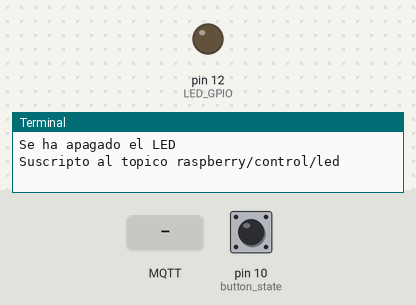
Bench run of a program on a simulated Raspberry Pi (header pin numbers). On the bench: output pins drawn as LEDs (lit = HIGH), the last lines printed to the terminal. The inputs (shaded band) are chosen by the test bench; at power-on: pin 10 (button_state) HIGH. No MQTT or app messages arrive unless stated.

Above: at 1.3 s.
1.4 s: MQTT message "ON" arrives on the first subscribed topic
At 2.5 s:
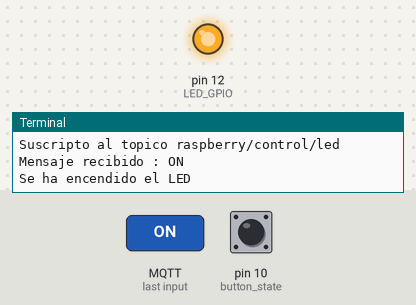
7.0 s: MQTT message "OFF" arrives on the first subscribed topic
At 8.0 s:
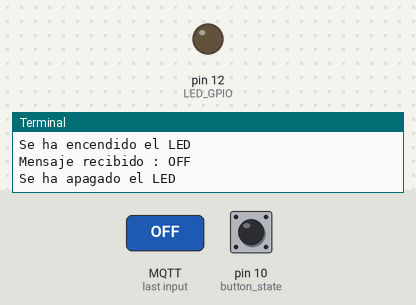
8.5 s: MQTT message "TOGGLE" arrives on the first subscribed topic
At 9.1 s:
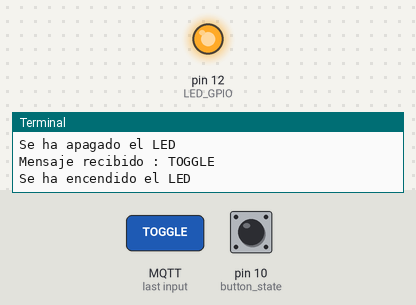
Timing chart, 0 to 11.0 s (numbered marks = the images above; inputs shaded):
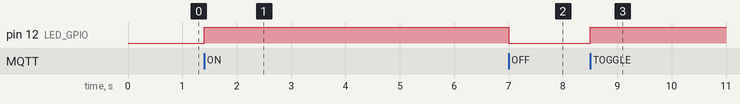

Measured:
- after the input at 1.4 s, pin 12 (LED_GPIO): LOW → HIGH at once
- after the input at 7.0 s, pin 12 (LED_GPIO): HIGH → LOW at once
- after the input at 8.5 s, pin 12 (LED_GPIO): LOW → HIGH at once

The program:

main.py
```python
from mqtt_client import connect, disconnect, publicar, suscribirse
from io_system import handle_led, io_init, press_button_callback, release_button_callback
from events_system import register_event, dispatch
import RPi.GPIO as GPIO # Libreria de entradas y salidas de raspberry

# Inicializacion de entradas y salidas
io_init()

# Registro de eventos
register_event("pressed_button", publicar)
register_event("released_button", publicar)
register_event("control_received", handle_led)

# Inicializacion del cliente
cliente = connect()
suscribirse(cliente)

# Super-loop
while(True):

    #Deteccion de flancos sobre el boton
    if GPIO.event_detected(10):
        button_state = GPIO.input(10)

        # Llamado a funciones manejadoras
        if button_state == False:
            press_button_callback(cliente)
        else:
            release_button_callback(cliente)
    #
```

mqtt_client.py
```python
import sys
from paho.mqtt import client, publish, subscribe
from events_system import dispatch
from json import dumps, load

broker = '127.0.0.1'
port = 1883
qos = 1
retain = True
in_topic = "raspberry/control/led"
out_topic = "raspberry/mediciones/boton"
keepal = 60


def on_message(client, userdata, msg):
    # Funcion manejadora de callback, llamada al recibir un mensaje en el topico de entrada

    payload = msg.payload.decode('utf8')
    dispatch("control_received",payload)


def suscribirse(cliente):
    # Funcion de suscripcion a un topico

    cliente.subscribe(in_topic, qos)
    print(f"Suscripto al topico {in_topic}")


def publicar(data):
    # Funcion de publicacion en un topico

    cliente= data[0]
    payload = data[1]
    info = cliente.publish(out_topic, payload, 1)

def connect():
    # Funcion de inicializacion del cliente MQTT

    cliente = client.Client("Raspberry")
    cliente.on_message = on_message
    cliente.connect(broker, port, keepal)
    cliente.loop_start()
    return cliente

def disconnect(client):
    # Funcion de desconeccion del cliente

    client.loop_stop()
    client.disconnect()
```

io_system.py
```python
import RPi.GPIO as GPIO # Libreria de entradas y salidas de raspberry
from events_system import dispatch

BUTTON_GPIO = 10
LED_GPIO = 12

def handle_led(data):
    # Funcion manejadora que controla leds

    print(f"Mensaje recibido : {data}")
    if (data == "OFF"):
        led_off()
    if (data == "ON"):
        led_on()
    if (data == "TOGGLE"):
        led_toggle()
    pass

def press_button_callback(cliente):
    # Funcion manejadora realizada al presionar el boton

    print("Boton presionado!")
    data = (cliente, "PRESSED")
    dispatch("pressed_button", data)

def release_button_callback(cliente):
    # Funcion manejadora realizada al soltar el boton

    print("Boton soltado!")
    data = (cliente, "RELEASED")
    dispatch("released_button", data)


def io_init():
    # Funcion inicializadora de entradas y salidas

    GPIO.setwarnings(False)
    GPIO.setmode(GPIO.BOARD)
    button_init()
    leds_init()

def button_init():
    # Funcion inicializadora del boton

    GPIO.setup(BUTTON_GPIO, GPIO.IN, pull_up_down=GPIO.PUD_UP) # Setea el pin 10 como entrada con pull-up
    GPIO.add_event_detect(BUTTON_GPIO,GPIO.BOTH, bouncetime=400) # Setea eventos por flancos de subida y bajada, antirebote

def leds_init():
    # Funcion inicializadora del led

    GPIO.setup(LED_GPIO,GPIO.OUT)
    led_off()

def led_on():
    # Funcion que enciende el led

    GPIO.output(LED_GPIO,GPIO.HIGH)
    print("Se ha encendido el LED")

def led_off():
    # Funcion que apaga el led

    GPIO.output(LED_GPIO,GPIO.LOW)
    print("Se ha apagado el LED")

def led_toggle():
    # Funcion que realiza toggle sobre el led

    if (GPIO.input(LED_GPIO)):
        led_off()
    else:
        led_on()
```

events_system.py
```python
# Lista de diccionarios que contienen como key al evento (string)
# y como value a las funciones que se llaman ante ese evento.
events = {}


def register_event(event: str, function: callable):
    # Registra un evento, para su posterior dispatch

    handlers = events.get(event)    # handlers posee la lista de funciones consumidoras

    if handlers is None:
        events[event] = [function]
    else:
        handlers.append(function)


def dispatch(event: str, data):
    # Invoca a los controladores/manejadores del evento asociado

    handlers = events.get(event)

    if handlers is None:
        raise ValueError(f"El evento '{event}' no ha sido encontrado.")
    else:
        for handler in handlers:
            handler(data)
```
